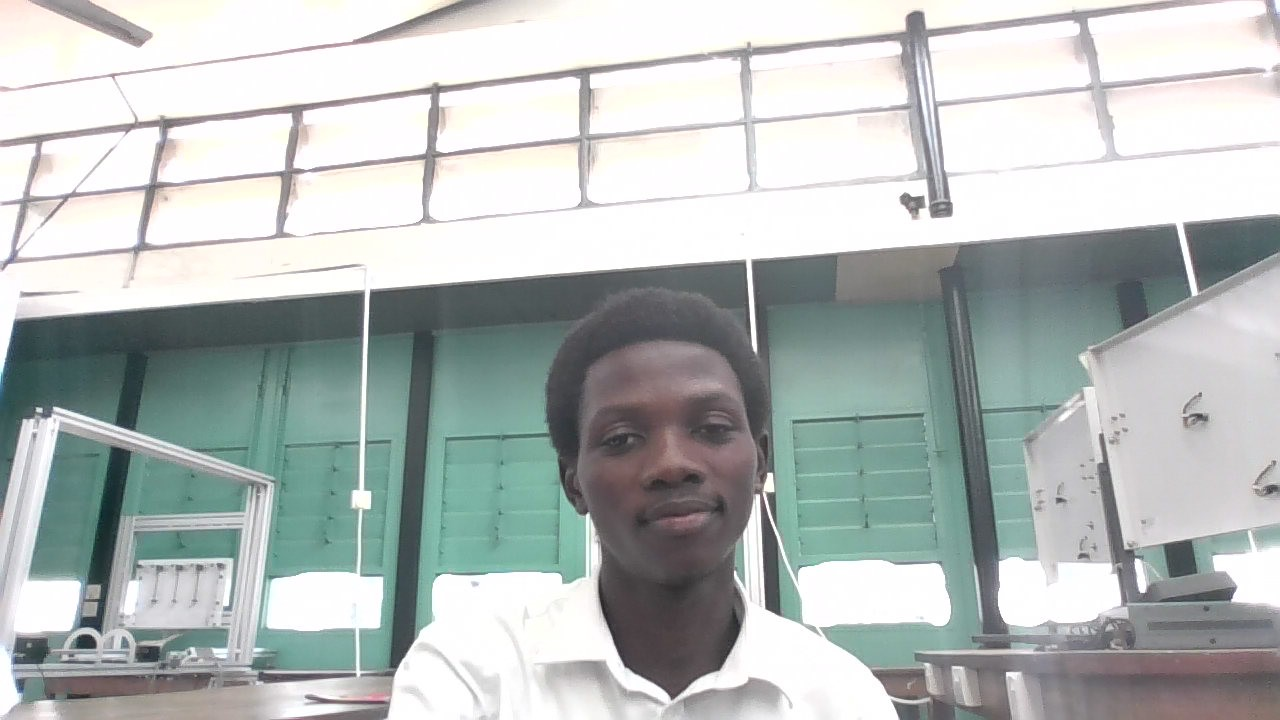
#> input picture My photo.jpg, 1280 x 720 px
$ python Alvin_3611018_image_brightening.py
#> lines starting #> are read from the running program, lines starting #| are printed output that depends on the picture

import cv2  # import libraries

dark_image = cv2.imread(r'My photo.jpg')  # get image an image named 'My photo' from the folder
#> dark_image is the input picture: shape (720, 1280, 3); mean B, G, R 185.7, 187.2, 180.8

copy = dark_image.copy()  # make a copy of the image and name it new

brighter = cv2.convertScaleAbs(copy, alpha=2, beta=0)  # convert image to Abs and apply alpha=2 and beta=0
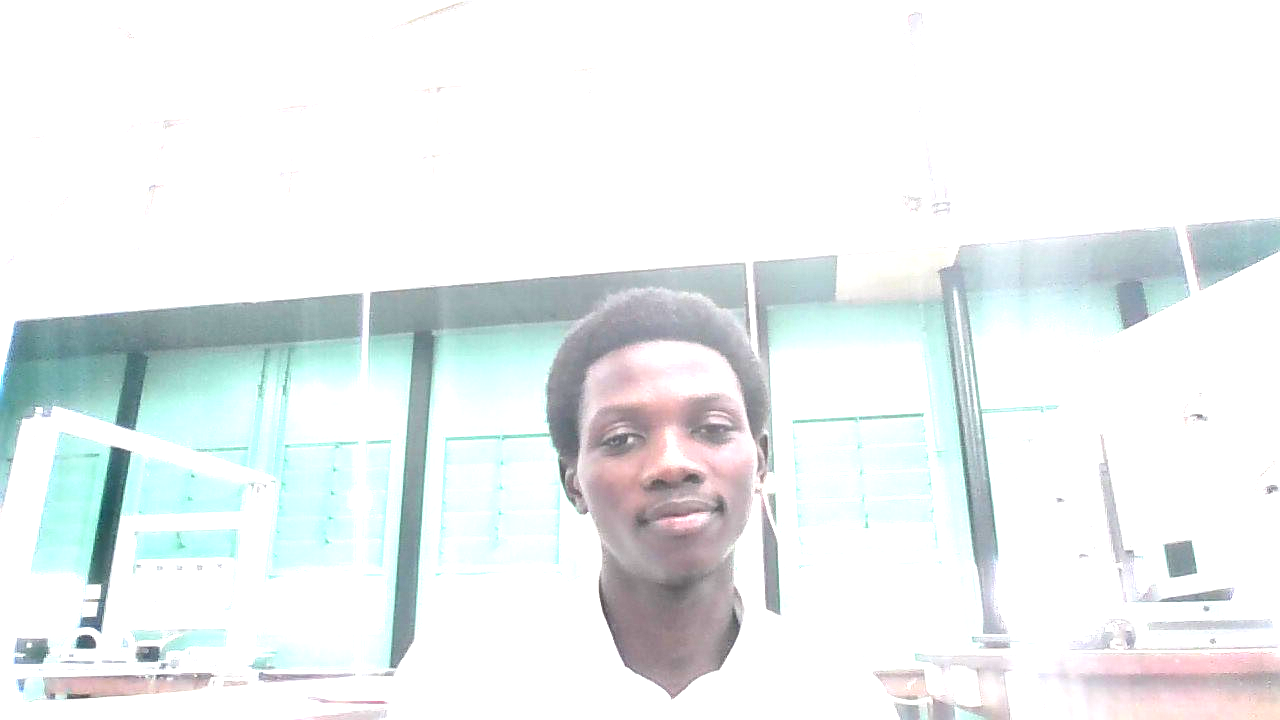
#> brighter: shape (720, 1280, 3); mean B, G, R 240.7, 240.2, 235.3

cv2.imshow('brighter image', brighter)  # show the darker image

cv2.imshow('dark image', dark_image)  # display the original image

while True:
    if cv2.waitKey(2) == ord("x"):  # wait for the condition of pressing key 'x'
#> (key x is pressed here)
        cv2.destroyAllWindows()  # close all windows if the above condition is met
        break  # end the operation
